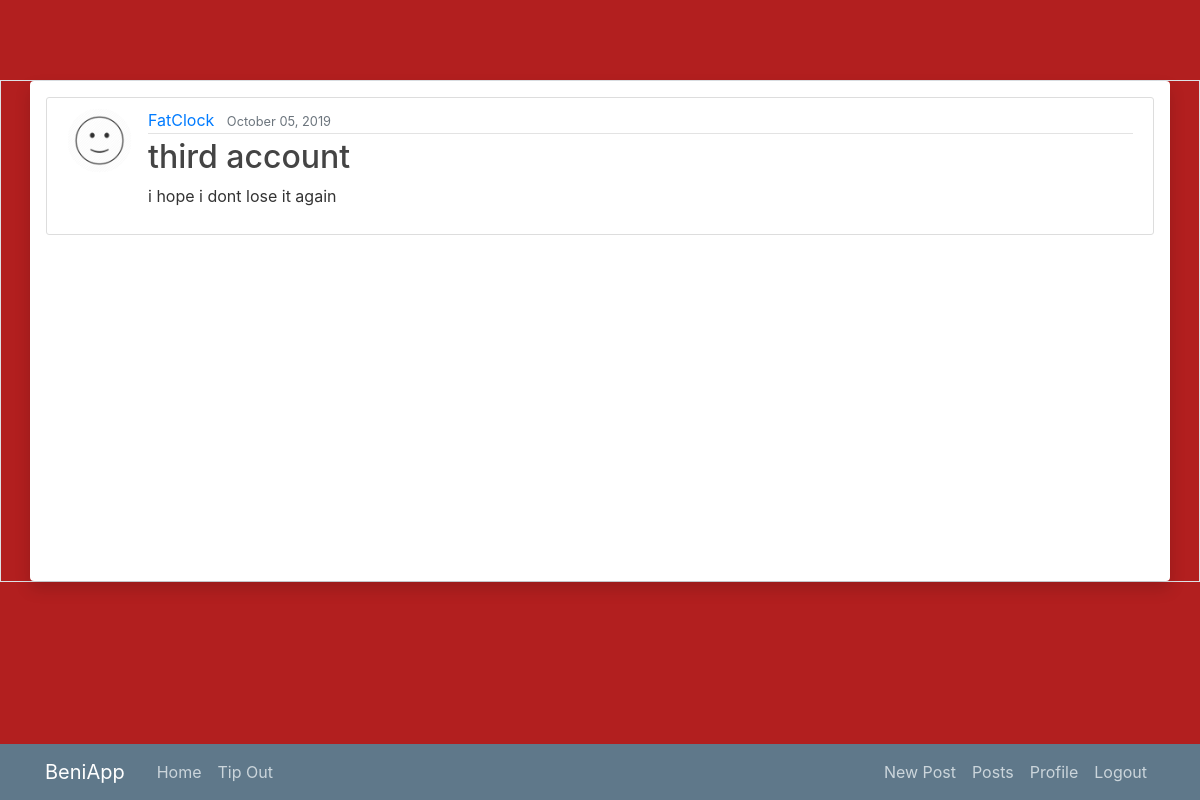
/post/44/ (signed in), run on an earlier commit of the app's database.
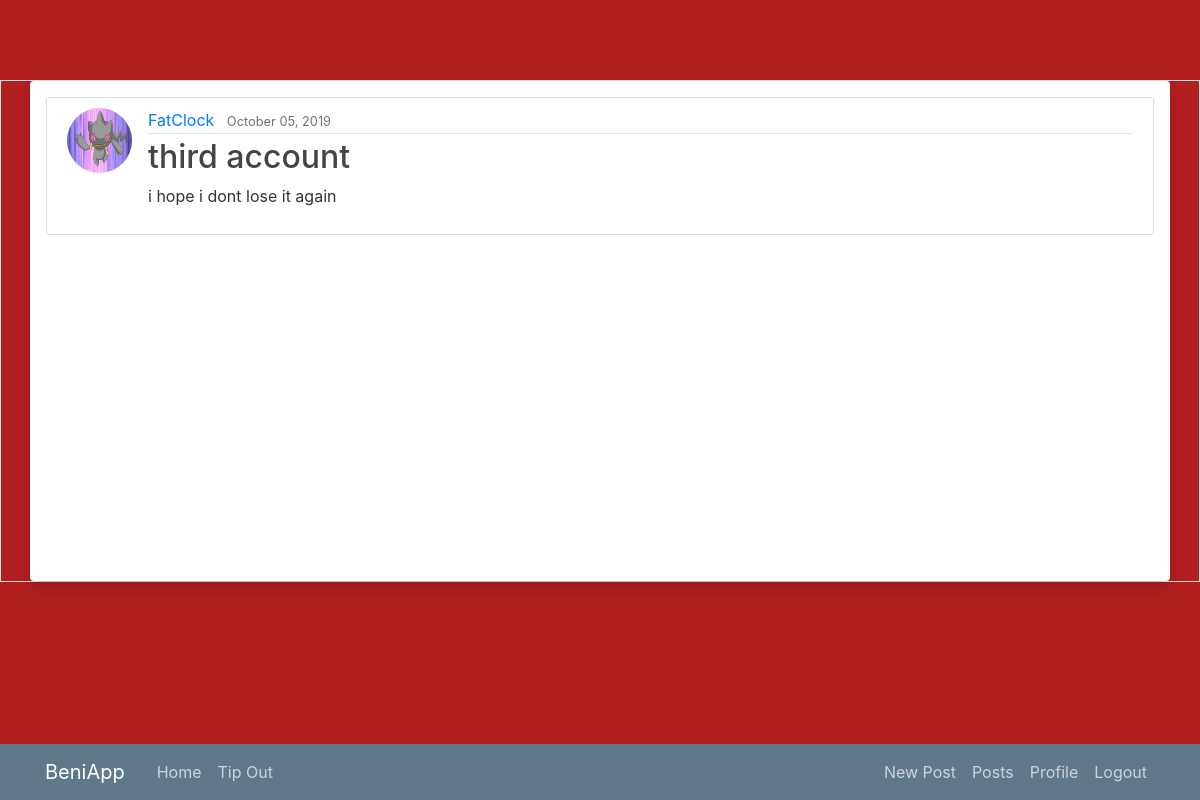
And on a later commit of the database.
### blog/models.py (models this page shows, shortened)
class Post(models.Model):
    title = models.CharField(max_length=100)
    content = models.TextField()
    date_posted = models.DateTimeField(default=timezone.now)
    author = models.ForeignKey(User, on_delete=models.CASCADE)

### users/models.py (models this page shows, shortened)
class Profile(models.Model):
    user = models.OneToOneField(User, on_delete=models.CASCADE)
    image = models.ImageField(default='default.png', upload_to='profile_pics')

### blog/views.py (the view)
# urls.py: path('post/<int:pk>/', PostDetailView.as_view(), name='post-detail'),
class PostDetailView(LoginRequiredMixin, DetailView):
    model = Post

### blog/templates/blog/post_detail.html (shortened to what this page needs)
{% extends "blog/base.html" %}
{% block content %}
<article class="media content-section">
  <img class = "rounded-circle article-img" src="{{ object.author.profile.image.url }}">
  <div class="media-body">
    <div class="article-metadata">
      <a class="mr-2" href="{% url 'user-posts' post.author.username %}">{{ object.author }}</a>
      <small class="text-muted">{{ object.date_posted|date:"F d, Y" }}</small>
    </div>
    <h2 class="article-title">{{ object.title }}</h2>
    <p class="article-content">{{ object.content }}</p>
  </div>
</article>
{% endblock content %}

What changed in the data, as far as the page shows it:
changed through a linked row, Post "third account": author.profile.image: picture added in place of a placeholder
